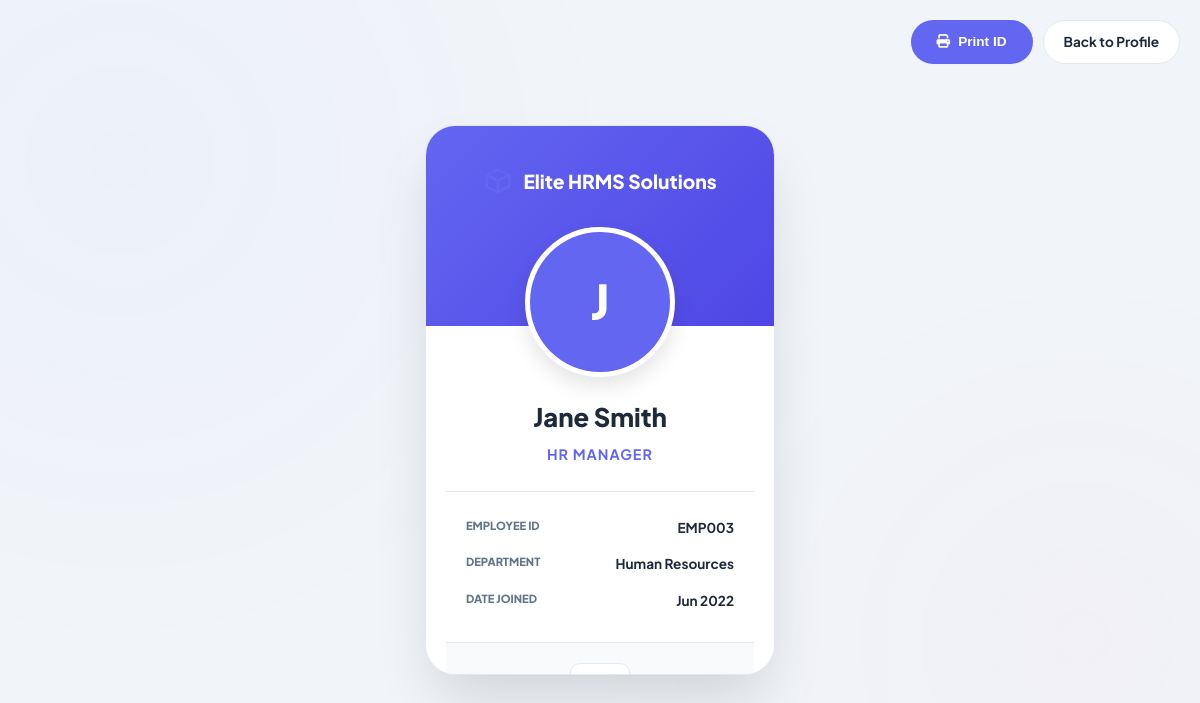
The page /employee/id_card.php (signed in) on the database its author committed.
### tables this page shows
CREATE TABLE system_settings (
    id INT AUTO_INCREMENT PRIMARY KEY,
    setting_key VARCHAR(50) NOT NULL UNIQUE,
    setting_value TEXT,
    updated_at TIMESTAMP DEFAULT CURRENT_TIMESTAMP ON UPDATE CURRENT_TIMESTAMP
);

CREATE TABLE employees (
    id INT AUTO_INCREMENT PRIMARY KEY,
    employee_id VARCHAR(20) UNIQUE NOT NULL,
    username VARCHAR(50) UNIQUE NOT NULL,
    password VARCHAR(255) NOT NULL,
    email VARCHAR(100) UNIQUE NOT NULL,
    full_name VARCHAR(100) NOT NULL,
    phone VARCHAR(20),
    address TEXT,
    department_id INT,
    position VARCHAR(100),
    salary_grade_id INT,
    dob DATE NULL,
    hire_date DATE,
    leave_balance INT DEFAULT 15,
    role ENUM('admin', 'employee', 'hr') DEFAULT 'employee',
    profile_pic VARCHAR(255) NULL,
    ui_accent VARCHAR(20) DEFAULT NULL,
    is_active BOOLEAN DEFAULT TRUE,
    created_at TIMESTAMP DEFAULT CURRENT_TIMESTAMP,
    updated_at TIMESTAMP DEFAULT CURRENT_TIMESTAMP ON UPDATE CURRENT_TIMESTAMP,
    FOREIGN KEY (department_id) REFERENCES departments(id) ON DELETE SET NULL,
    FOREIGN KEY (salary_grade_id) REFERENCES salary_grades(id) ON DELETE SET NULL
);

CREATE TABLE departments (
    id INT AUTO_INCREMENT PRIMARY KEY,
    name VARCHAR(100) NOT NULL UNIQUE,
    code VARCHAR(20) NOT NULL UNIQUE,
    description TEXT,
    manager_id INT NULL,
    budget DECIMAL(12, 2) DEFAULT 0,
    created_at TIMESTAMP DEFAULT CURRENT_TIMESTAMP,
    updated_at TIMESTAMP DEFAULT CURRENT_TIMESTAMP ON UPDATE CURRENT_TIMESTAMP
);

### includes/functions.php (called while the page is built, shortened)
<?php
function get_setting($key) {
    global $conn;
    $table_check = @mysqli_query($conn, "SHOW TABLES LIKE 'system_settings'");
    try {
        $safe_key = mysqli_real_escape_string($conn, $key);
        $res = mysqli_query($conn, "SELECT setting_value FROM system_settings WHERE setting_key = '$safe_key'");
        if($res && $row = mysqli_fetch_assoc($res)) {
            return $row['setting_value'];
        }
    } catch (Throwable $e) {
        return null;
    }
    return null;
}
function get_profile_pic($user) {
    return null;
}
?>

### employee/id_card.php (the view, shortened to what this page needs)
<?php
require_once '../includes/auth.php';
require_once '../config/database.php';
require_once '../includes/functions.php';
$user_id = $_SESSION['user_id'];
$query = "SELECT e.*, d.name as department_name FROM employees e LEFT JOIN departments d ON e.department_id = d.id WHERE e.id = $user_id";
$emp = mysqli_fetch_assoc(mysqli_query($conn, $query));
?>
<!DOCTYPE html>
<html lang="en">
<head>
    <link rel="stylesheet" href="../style.css">
    <link rel="stylesheet" href="https://cdnjs.cloudflare.com/ajax/libs/font-awesome/6.4.0/css/all.min.css">
</head>
<body>
    <div class="id-card">
        <div class="id-card-content">
            <div class="id-logo">
                <img src="../favicon.svg" width="30">
                <h2 style="font-size: 1.2rem; font-weight: 800; margin: 0;"><?php echo get_setting('company_name') ?? 'HRMS'; ?></h2>
            </div>
            <div class="id-photo-wrapper">
                <?php
                $pic = get_profile_pic($emp);
                if ($pic): ?>
                    <img src="<?php echo $pic; ?>" alt="Profile">
                <?php else: ?>
                    <div class="initial-avatar" style="background: var(--primary); color: white; display: flex; align-items: center; justify-content: center; font-size: 3rem; font-weight: 800;">
                        <?php echo strtoupper(substr($emp['full_name'], 0, 1)); ?>
                    </div>
                <?php endif; ?>
            </div>
            <h1 class="id-name"><?php echo htmlspecialchars($emp['full_name']); ?></h1>
            <p class="id-position"><?php echo htmlspecialchars($emp['position']); ?></p>
            <div class="id-details">
                <div class="id-detail-row">
                    <span class="id-label">Employee ID</span>
                    <span class="id-value"><?php echo $emp['employee_id']; ?></span>
                </div>
                <div class="id-detail-row">
                    <span class="id-label">Department</span>
                    <span class="id-value"><?php echo htmlspecialchars($emp['department_name'] ?? 'General'); ?></span>
                </div>
                <div class="id-detail-row">
                    <span class="id-label">Date Joined</span>
                    <span class="id-value"><?php echo date('M Y', strtotime($emp['hire_date'])); ?></span>
                </div>
            </div>
            <div class="id-footer">
                <div class="qr-placeholder">
                </div>
            </div>
        </div>
    </div>
    <div class="no-print" style="position: fixed; top: 20px; right: 20px; display: flex; gap: 10px;">
        <button onclick="window.print()" class="btn btn-primary" style="border-radius: 100px; padding: 10px 25px;"><i class="fas fa-print"></i> Print ID</button>
        <a href="profile.php" class="btn btn-outline" style="border-radius: 100px; padding: 10px 20px;">Back to Profile</a>
    </div>
</body>
</html>

### style.css (style rules this page uses)
:root { --primary: #6366f1; --primary-light: #818cf8; --primary-dark: #4f46e5; --accent: #f472b6; --success: #10b981; --danger: #ef4444; --warning: #f59e0b; --info: #3b82f6; --bg-app: #f8fafc; --glass-bg: rgba(255, 255, 255, 0.85); --glass-border: rgba(255, 255, 255, 0.5); --sidebar-bg: #0f172a; --border: #e2e8f0; --text-main: #1e293b; --text-muted: #64748b; --text-on-dark: #f8fafc; --sidebar-width: 280px; --topbar-height: 80px; --radius-lg: 24px; --radius-md: 16px; --radius-sm: 12px; --shadow-soft: 0 10px 25px -3px rgba(0, 0, 0, 0.05), 0 4px 6px -2px rgba(0, 0, 0, 0.05); --shadow-float: 0 20px 40px -5px rgba(99, 102, 241, 0.15); }
* { margin: 0; padding: 0; box-sizing: border-box; }
img { max-width: 100%; height: auto; }
body { font-family: 'Plus Jakarta Sans', sans-serif; background: radial-gradient(circle at top right, #f8fafc, #eff6ff); color: var(--text-main); line-height: 1.6; min-height: 100vh; overflow-x: hidden; position: relative; z-index: 0; transition: background 0.3s; }
body::before { content: ''; position: fixed; top: 0; left: 0; width: 100%; height: 100%; background-image: radial-gradient(circle at 10% 20%, rgba(99, 102, 241, 0.03) 0%, transparent 40%), radial-gradient(circle at 90% 80%, rgba(244, 114, 182, 0.03) 0%, transparent 40%); pointer-events: none; z-index: -1; }
.btn { padding: 10px 20px; border-radius: 10px; font-weight: 700; font-size: 0.85rem; display: inline-flex; align-items: center; gap: 8px; cursor: pointer; border: 1px solid transparent; transition: all 0.3s; text-decoration: none; }
.btn-primary { background: var(--primary); color: white; }
.btn-outline { background: white; border-color: var(--border); color: var(--text-main); }

### employee/id_card.php (style rules this page uses)
body { background: #f1f5f9; display: flex; align-items: center; justify-content: center; min-height: 100vh; margin: 0; padding: 20px; }
.id-card { width: 350px; height: 550px; background: white; border-radius: 30px; box-shadow: 0 30px 60px -12px rgba(0,0,0,0.15); overflow: hidden; position: relative; text-align: center; border: 1px solid var(--border); animation: fadeIn 0.8s ease-out; }
.id-card::before { content: ''; position: absolute; top: 0; left: 0; width: 100%; height: 200px; background: linear-gradient(135deg, var(--primary), var(--primary-dark)); z-index: 1; }
.id-card-content { position: relative; z-index: 2; padding: 40px 20px; }
.id-logo { display: flex; align-items: center; justify-content: center; gap: 10px; color: white; margin-bottom: 30px; }
.id-photo-wrapper { width: 150px; height: 150px; border-radius: 50%; border: 5px solid white; margin: 0 auto 20px; overflow: hidden; background: white; box-shadow: 0 10px 20px rgba(0,0,0,0.1); }
.id-photo-wrapper img, .id-photo-wrapper .initial-avatar { width: 100%; height: 100%; object-fit: cover; }
.id-name { font-size: 1.6rem; font-weight: 800; color: var(--text-main); margin-bottom: 5px; }
.id-position { font-size: 0.9rem; color: var(--primary); font-weight: 700; text-transform: uppercase; letter-spacing: 1px; margin-bottom: 25px; }
.id-details { text-align: left; padding: 0 20px; border-top: 1px solid var(--border); padding-top: 25px; }
.id-detail-row { display: flex; justify-content: space-between; margin-bottom: 15px; }
.id-label { font-size: 0.7rem; text-transform: uppercase; color: var(--text-muted); font-weight: 800; }
.id-value { font-size: 0.85rem; font-weight: 700; color: var(--text-main); }
.id-footer { margin-top: 30px; padding: 20px; background: #f8fafc; border-top: 1px solid var(--border); }
.qr-placeholder { width: 60px; height: 60px; margin: 0 auto; border: 1px solid var(--border); padding: 5px; background: white; border-radius: 10px; display: flex; align-items: center; justify-content: center; font-size: 2rem; color: var(--text-main); }

### rows shown on the page
system_settings: setting_value "Elite HRMS Solutions"
employees: full_name "J", full_name "Jane Smith", position "HR MANAGER", employee "EMP003", department.name "Human Resources", hire_date "Jun 2022"
